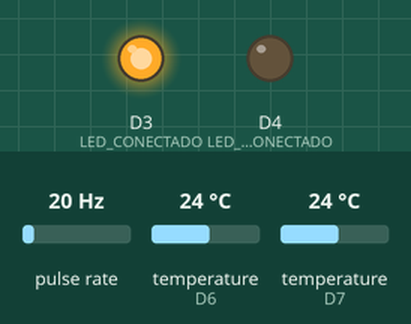
This sketch was run on a simulated ESP8266 (NodeMCU). Parts: output pins drawn as LEDs (lit = HIGH). Wiring (inferred from the names in the program): pulse sensor: data D5. The test bench sets the inputs (shaded band); at power-on: pulse rate 20 Hz, temperature (sensors on D6, D7) 24 °C. WiFi joins after 1.5 s; servers stay silent unless stated; what the sketch prints to the serial monitor is not drawn.

Above: at 4.0 s.
At 6.41 s:
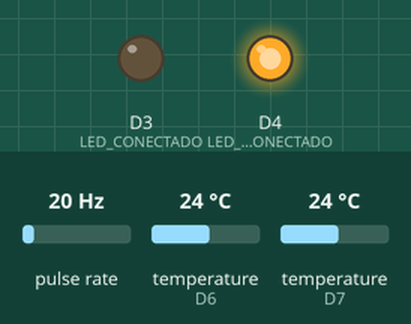
Timing chart, 0 to 8.0 s (numbered marks = the images above):
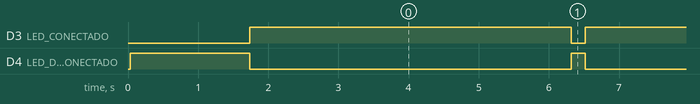

Measured:
- by itself, D3 (LED_CONECTADO): alternates HIGH for 4.6 s and LOW for 0.20 s
- by itself, D4 (LED_DESCONECTADO): alternates HIGH for 0.20 s and LOW for 4.6 s

The sketch:

InternetEsp.ino
```cpp
//FranciscoGM for Cesus
#include <ESP8266WiFi.h>
#include <DallasTemperature.h>
#include <OneWire.h>
#include "HTTPSRedirect.h"
////////////////////////////////////////////////////////////////////////////
#define SENSOR_TEMP_CALIENTE D6
#define SENSOR_TEMP_FRIO D7
#define CAUDALIMETRO D5
#define LED_DESCONECTADO D4
#define LED_CONECTADO D3
#define ENCENDIDO 0
////////////////////////////////////////////////////////////////////////////
const char* ssid = "Speedy-Abel"; //Barrio15
const char* password = "2135210770";
//const char* ssid = "BA WiFi";//BA Wifi
//const char* password = "";
//const char* ssid = "SNWIFI-DETRAS DE TODO";//Sueños bajitos
//const char* password = "47737735";
//////////////////////////////////////////////////////////////////////////////
float tempCalienteSensada,tempFriaSensada;
int litros_Hora,litros_minuto=60,factor_conversion=3.5; // Litros_hora Variable que almacena el caudal (L/hora)
const int measureInterval = 1000; //int medicion caudal 1 seg
volatile int pulsos = 0; // Variable que almacena el número de pulsos
float litros=0; // // Variable que almacena el número de litros acumulados
unsigned long pulsos_Acumulados = 0; // Variable que almacena el número de pulsos acumulados
volatile int contadorPulsos=0;
/////////////////////////////////////////////////////////////////////////////
const char *GScriptId = "AKfycbxvvC6U4j91O-s-a93UIGsgzs9-UBY7cGCU81_7hiLsimGxQFg"; //id google sheets
unsigned long millisActuales,millisPasados=0,mintervalo,mintervaloAnt=0;
const int dataPostDelay = 3500;  // delay subida de info 3.5 segundos
const int dataPostDelayHora = 3600000; //1 hora
/////////////////////////////////////////////////////////////////////////////
const char* host = "script.google.com";
const char* googleRedirHost = "script.googleusercontent.com";
const int httpsPort =  443;
HTTPSRedirect client(httpsPort);
String url = String("/macros/s/") + GScriptId + "/exec?";
const char* fingerprint = "F0 5C 74 77 3F 6B 25 D7 3B 66 4D 43 2F 7E BC 5B E9 28 86 AD";
/////////////////////////////////////////////////////////////////////////////
OneWire oneWireC (SENSOR_TEMP_CALIENTE);
OneWire oneWireF (SENSOR_TEMP_FRIO);
DallasTemperature sensorCaliente(&oneWireC);
DallasTemperature sensorFrio(&oneWireF);
/////////////////////////////////////////////////////////////////////////////

void gpio()
{
  sensorCaliente.begin();
  sensorFrio.begin();
  pinMode(LED_CONECTADO,OUTPUT);
  pinMode(LED_DESCONECTADO,OUTPUT);
  digitalWrite(LED_DESCONECTADO,HIGH);
  digitalWrite(LED_CONECTADO,LOW);
}
///////////////////////////////////////////
void ConfInicialWifi()
{
  Serial.begin(115200);Serial.setDebugOutput(true);
  Serial.println("F/ Conectando a wifi: ");
  Serial.println(ssid);
  Serial.flush();
  WiFi.persistent(false);
  WiFi.mode(WIFI_STA);
  if (WiFi.status() != WL_CONNECTED) {
  WiFi.begin(ssid,password);
}
  while (WiFi.status() != WL_CONNECTED) {
    delay(500);
    Serial.print(".");
  }
  Serial.println(" IP address: ");
  Serial.println(WiFi.localIP());
}
void reconexion_wifi()
{
    client.stop();
    WiFi.disconnect();
    Serial.println("F/ Conectando a wifi: ");
    Serial.println(ssid);
    Serial.flush();
    WiFi.persistent(false);
    WiFi.mode(WIFI_STA);
    if (WiFi.status() != WL_CONNECTED) {
    WiFi.begin(ssid,password);
    }
    while (WiFi.status() != WL_CONNECTED) {
      delay(500);
      Serial.print(".");
    }
}
///////////////////////////////////////////
void ConfFinal()
{
  Serial.print(String("G/ Conectando a "));
  Serial.println(host);
  bool flag = false;
  for (int i=0; i<5; i++){
    int retval = client.connect(host, httpsPort);
    if (retval == 1) {
       flag = true;
       break;
    }
    else
      Serial.println("Conexion fallida. Reintentando...");
  }

  Serial.println("M/ Estado de Conexion: " + String(client.connected()));
  Serial.flush();

  if (!flag){
    Serial.print("No se pudo conectar al servidor: ");
    Serial.println(host);
    Serial.println("Saliendo...");
    Serial.flush();
    return;
  }

  if (client.verify(fingerprint, host)) {
    Serial.println("Certificate match.");
  } else {
    Serial.println("Certificate mis-match");
  }
}
////////////////////////////////////////////////////////////////////////
void postData(float TempCaliente,float valorCaudal,float tempFria){
  if(WiFi.status() != WL_CONNECTED)
  {
    reconexion_wifi();
  }
  if (!client.connected())
  {
    digitalWrite(LED_DESCONECTADO,HIGH);
    digitalWrite(LED_CONECTADO,LOW);
    Serial.println("Conectandose al cliente...");
    client.connect(host, httpsPort);
  }
  String urlFinal = url + "&temperaturaCaliente=" + String(TempCaliente) + "&valorCaudal="+String(valorCaudal)+ "&temperaturaFria="+String(tempFria);
  client.printRedir(urlFinal, host, googleRedirHost);
}
////////////////////////////////////////////////////////////////////////
void PostearInfo()
{
  if(millisActuales-millisPasados>=dataPostDelay)
  {
    // Realizo los cálculos
    mintervaloAnt = millisActuales; // Actualizo el nuevo tiempo
    pulsos_Acumulados += contadorPulsos; // Número de pulsos acumulados
    litros_Hora = (contadorPulsos * litros_minuto / factor_conversion); // Q = frecuencia * 60/ 5.5 (L/Hora)
    litros = pulsos_Acumulados*1.0/450; // Cada 450 pulsos son un litro?
    contadorPulsos = 0; // Pongo nuevamente el número de pulsos a cero
    millisPasados=millisActuales;
    postData(tempCalienteSensada,litros,tempFriaSensada); //Posteo de datos && reconexion en caso de desconectado
    contadorPulsos=0;
    pulsos_Acumulados=0;
  }
}
////////////////////////////////////////////////////////////////////////
void Sensados()
{
  sensorCaliente.requestTemperatures();
  tempCalienteSensada = sensorCaliente.getTempCByIndex(0);
  sensorFrio.requestTemperatures();
  tempFriaSensada=sensorFrio.getTempCByIndex(0);
  attachInterrupt(CAUDALIMETRO,pulsoContador,RISING);
}
////////////////////////////////////////////////////////////////////////
void ledConectado()
{
  if(client.connected()&&digitalRead(LED_CONECTADO)!=HIGH)
  {
    digitalWrite(LED_CONECTADO,HIGH);
    digitalWrite(LED_DESCONECTADO,LOW);
  }
}
////////////////////////////////////////////////////////////////////////
////////////////////////////////////////////////////////////////////////
void setup() {
  gpio();
  ConfInicialWifi();
  ConfFinal();
  contadorPulsos=0;
  attachInterrupt(CAUDALIMETRO,pulsoContador,RISING);
}

///////////////////////////////////////////////////////////////////////
void loop()
{
  ledConectado();
  millisActuales=millis();
  Sensados();
  PostearInfo(); //posteo de info <----Calibrar caudalimetro && reset de variables
}
void pulsoContador()
{
  contadorPulsos++;
}
```
